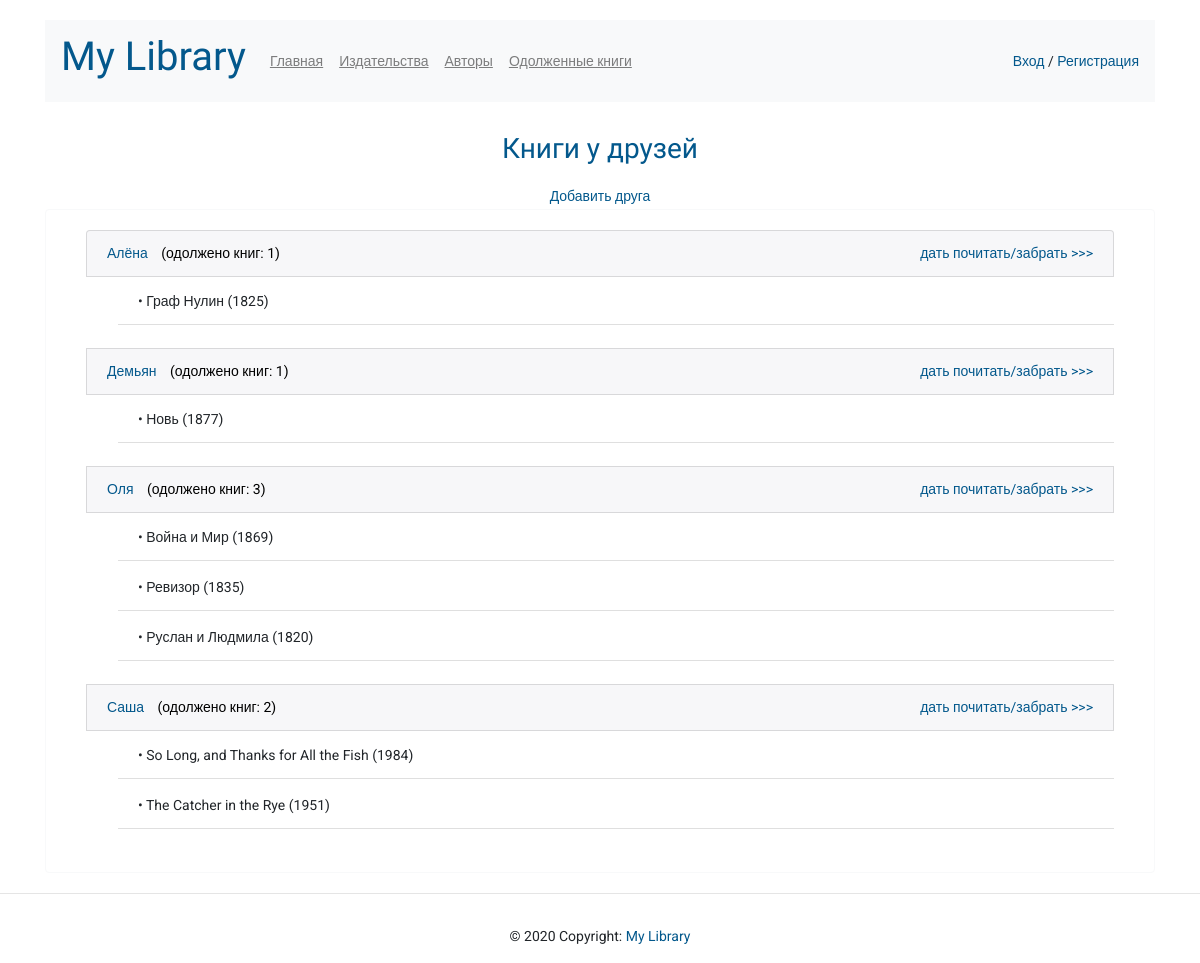
Screenshot of /friends with the database file from the repository.
### p_library/models.py (models this page shows)
class Friend(models.Model):
    name = models.TextField(verbose_name='Имя друга')
    books = models.ManyToManyField('p_library.Book', related_name='books', blank=True,
                                   through=Book.friend_reader.through,
                                   verbose_name='Книги')
    class Meta:
        ordering = ['name']
    def __str__(self):
        return self.name

class Book(models.Model):
    ISBN = models.CharField(max_length=13)
    title = models.TextField(verbose_name='Название')
    description = models.TextField(verbose_name='Описание')
    year_release = models.SmallIntegerField(verbose_name='Год издания')
    copy_count = models.SmallIntegerField(default=0, verbose_name='Кол-во', blank=True)
    price = models.DecimalField(max_digits=10, decimal_places=2, default=0, verbose_name='Цена', blank=True)
    author = models.ForeignKey(Author, on_delete=models.CASCADE, verbose_name='Автор',
                               related_name='book_author')
    publisher = models.ForeignKey(Publisher, on_delete=models.SET_DEFAULT, default=1,
                                  verbose_name='Издатель')
    friend_reader = models.ManyToManyField('p_library.Friend', related_name='book_reader',
                                           verbose_name='Читающие друзья', blank=True)
    image = models.ImageField(upload_to='book_covers', blank=True)
    class Meta:
        ordering = ['title']
    def __str__(self):
        return f'{self.title} ({self.year_release})'

### p_library/views.py (the view)
# urls.py: path('friends', FriendList.as_view(), name='friend_list'),
class FriendList(ListView):
    model = Friend
    template_name = 'friends_list.html'
    def get_context_data(self, **kwargs):
        context = super().get_context_data(**kwargs)
        if self.request.user.is_authenticated:
            context['username'] = self.request.user.username
        return context

### p_library/templates/friends_list.html (shortened to what this page needs)
{% extends 'base.html' %}
{% block content %}
<h3 class="text-center">Книги у друзей</h3>
<a href="friend/create" class="add-friend-link">Добавить друга</a>
<div class="border rounded border-light">
    <ul class="list-group">
        {% for friend in object_list%}
        <li class="list-group-item colored">{{ friend }} <span class="friend">(одолжено книг: {{ friend.book_reader.all|length }})</span>
            <a class="friend-link" href="{{ friend.id }}/friend_update">дать почитать/забрать &gt;&gt;&gt;</a></li>
        <ul class="list-group list-group-flush">
            {% for book in friend.book_reader.all %}
            <li class="list-group-item inner">&#8226 {{ book }}</li>
            {% endfor %}
            <br>
        </ul>
        {% endfor %}
    </ul>
</div>
{% endblock %}

### p_library/static/CSS/style.css (style rules this page uses)
html { position: relative; min-height: 100%; }
body { font-family: 'Roboto', sans-serif; font-size: 14px; margin-bottom: 90px; }
h1, h2, h3, h4 { color: #03588c; font-family: 'Open Sans Condensed', sans-serif; }
.colored { background-color: #f7f7f9; color: #03588c; }
li.inner { margin: 2px 0 2px 32px; }
.border { padding: 20px 40px; margin-top: 14px; }
a { color: #03588c; }
span.friend { color: black; margin-left: 10px; }
.friend-link { float: right; }
.add-friend-link { text-align: center; width: 160px; margin: 20px auto -12px auto; display: block; }

### p_library/static/CSS/account.css (style rules this page uses)
ul { list-style-type: none; padding: 0; }

### rows the page displays
Friend: name "Алёна", book_reader.all|length "1"
Book: title+year_release "Граф Нулин (1825)"
Friend: name "Демьян", book_reader.all|length "1"
Book: title+year_release "Новь (1877)"
Friend: name "Оля", book_reader.all|length "3"
Book: title+year_release "Война и Мир (1869)"
Book: title+year_release "Ревизор (1835)"
Book: title+year_release "Руслан и Людмила (1820)"
Friend: name "Саша", book_reader.all|length "2"
Book: title+year_release "So Long, and Thanks for All the Fish (1984)"
Book: title+year_release "The Catcher in the Rye (1951)"
